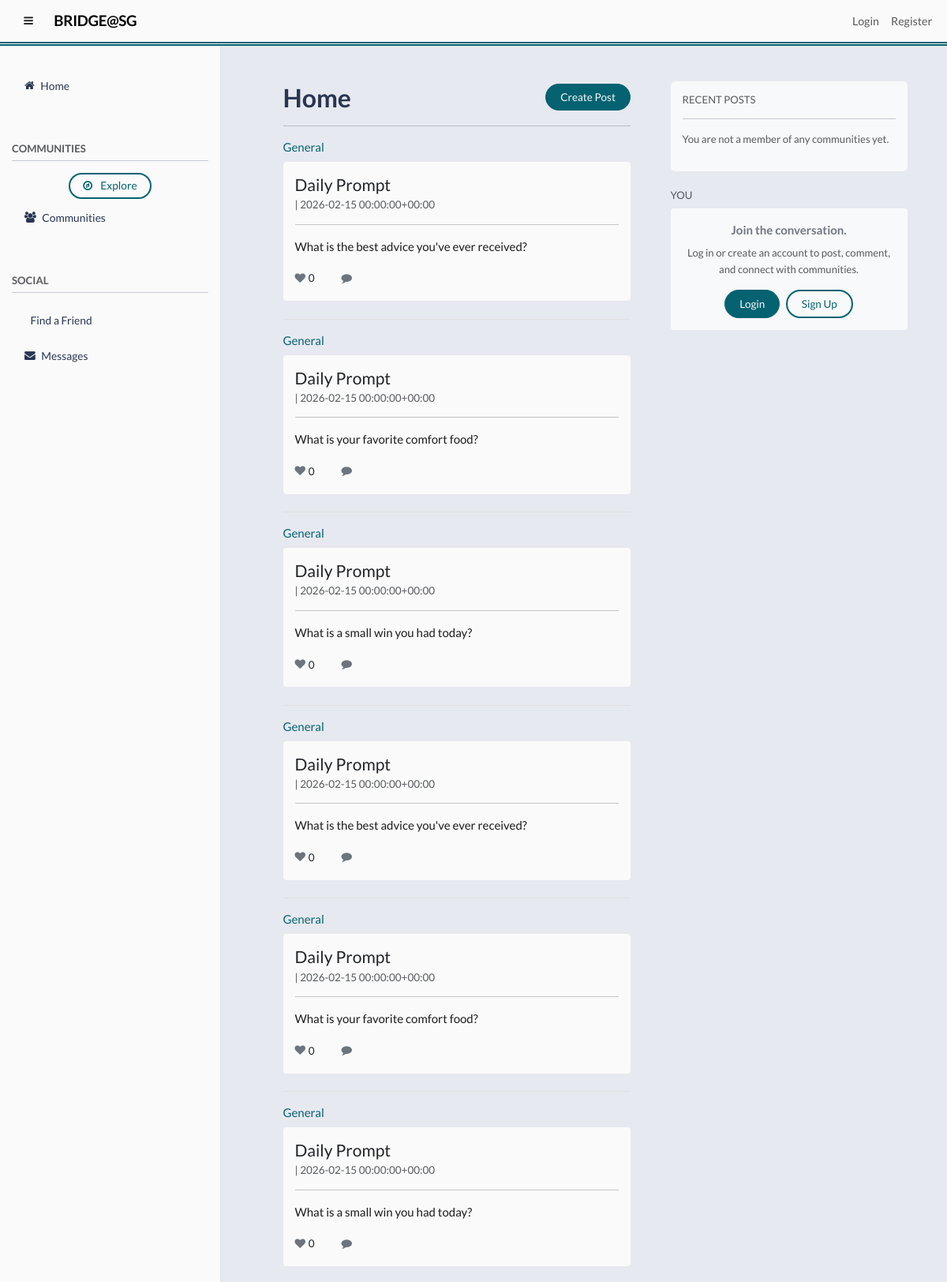
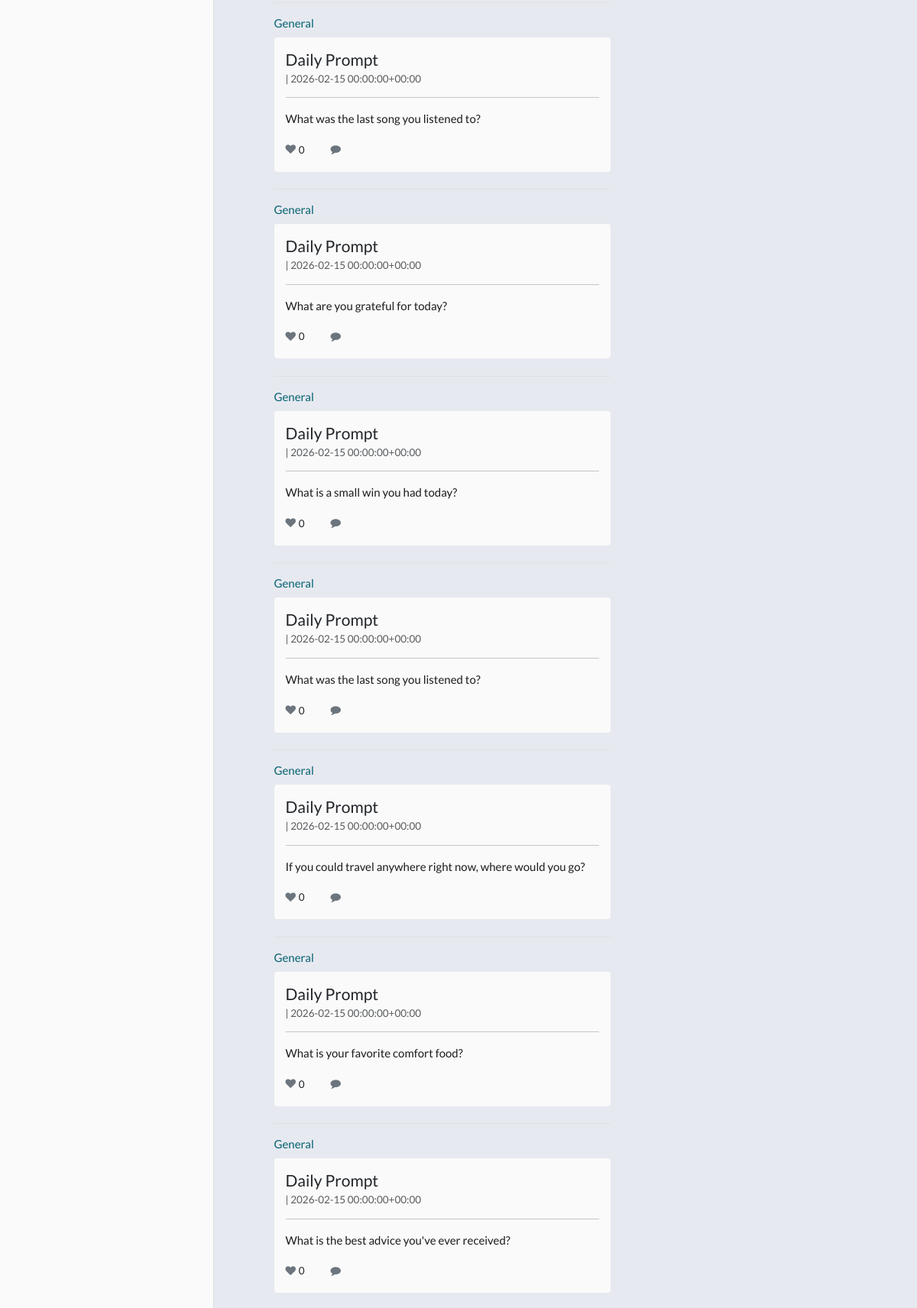
The page / (upper part) on the database its author committed (2 pictures, top to bottom).
### tables this page shows
CREATE TABLE posts (
            post_id INTEGER PRIMARY KEY AUTOINCREMENT,
            user_id INTEGER NOT NULL,
            community_id INTEGER NOT NULL,
            title TEXT NOT NULL,
            content TEXT,
            image_url TEXT,
            post_type TEXT DEFAULT 'general',
            created_at DATETIME DEFAULT CURRENT_TIMESTAMP,
            FOREIGN KEY(user_id) REFERENCES users(user_id) ON DELETE CASCADE,
            FOREIGN KEY(community_id) REFERENCES communities(community_id) ON DELETE CASCADE
        );

CREATE TABLE communities (
            community_id INTEGER PRIMARY KEY AUTOINCREMENT,
            name TEXT UNIQUE NOT NULL,
            description TEXT
        );

### main.py (the view, shortened to what this page needs)
@app.route('/')
def index():
    conn = get_db()
    user_id = session.get('user_id')
    current_user = None
    today_str = date.today().isoformat()
    existing_prompt = conn.execute("""
        SELECT 1 FROM posts
        WHERE post_type = 'daily_prompt'
        AND date(created_at) = ?
    """, (today_str,)).fetchone()
    posts = conn.execute("""
        SELECT
            posts.*,
            users.username,
            communities.name AS community_name,
            (SELECT COUNT(*) FROM post_likes WHERE post_id = posts.post_id) AS like_count,
            (SELECT 1 FROM post_likes WHERE post_id = posts.post_id AND user_id = ?) AS user_liked
            FROM posts
            JOIN users ON posts.user_id = users.user_id
            JOIN communities ON posts.community_id = communities.community_id
            WHERE
                (post_type = 'daily_prompt' AND date(posts.created_at) = date('now'))
                OR post_type != 'daily_prompt'
            ORDER BY
                CASE WHEN post_type = 'daily_prompt' THEN 1 ELSE 0 END DESC,
                posts.created_at DESC
    """, (user_id,)).fetchall()
    sidebar_data = get_home_sidebar_data(user_id, top_n_communities=3, recent_posts_limit=5)
    return render_template(
        'index.html',
        posts=posts,
        current_user=current_user,
        **sidebar_data
    )

### helpers.py (called while the page is built, shortened)
def connect_db():
    sql = sqlite3.connect(DATABASE)
    sql.row_factory = sqlite3.Row
    sql.execute("PRAGMA foreign_keys = ON")
    return sql

def get_db():
    if not hasattr(g, 'sqlite3_db'):
        g.sqlite3_db = connect_db()
    return g.sqlite3_db

def get_home_sidebar_data(user_id, top_n_communities=3, recent_posts_limit=5):
    if not user_id:
        return {"user_communities": []}

### main.py (called while the page is built, shortened)
@app.context_processor
def inject_user_profile_pic():
    return dict(current_user_profile_pic=url_for('static', filename='img.png'))

def mention_to_link(text):
    if not text:
        return ""
    mention_pattern = r'@(\w+)'
    def replace_with_link(match):
        clean_username = match.group(1)
        conn = get_db()
        user_exists = conn.execute(
            "SELECT 1 FROM users WHERE username = ?", (clean_username,)
        ).fetchone()
        if user_exists:
            link = url_for('userprofile', username=clean_username)
            return f'<a href="{link}" class="text-primary text-decoration-none fw-bold">@{clean_username}</a>'
        return f'@{clean_username}'
    return re.sub(mention_pattern, replace_with_link, text)

def timeago(value):
    if isinstance(value, str):
        try:
            value = datetime.strptime(value, "%Y-%m-%d %H:%M:%S")
        except ValueError:
            return value  # fallback if format is unexpected
    now = datetime.now(timezone.utc)
    if value.tzinfo is None:
        value = value.replace(tzinfo=timezone.utc)
    diff = now - value
    seconds = int(diff.total_seconds())
    intervals = (
        ("year", 31536000),
        ("month", 2592000),
        ("week", 604800),
        ("day", 86400),
        ("hour", 3600),
        ("minute", 60),
    )
    for name, count in intervals:
        amount = seconds // count
        if amount >= 1:
            return f"{amount} {name}{'s' if amount > 1 else ''} ago"
    return "Just now"

### templates/index.html (shortened to what this page needs)
{% extends 'base.html' %}
{% block body %}
<div class="container">
<div class="container">
  <div class="d-flex gap-4 align-items-start">
    <div id = "maincontent" class="flex-grow-1">
        <div class="forum-head d-flex align-items-center">
                        <h2 class="mb-0 mt-5" style = "font-size: xx-large">Home</h2>
                        <div class = "ms-auto d-flex mt-5">
                            <a href="{{ url_for('create_post')}}" class="btn btn-primary"> Create Post</a>
                        </div>
        </div>
        <hr>
        <div id="home-feed-container">
        {% for post in posts %}
        <div class="post-wrapper mb-4">
            <div class="mb-2">
                <a href="{{ url_for('community', community_id=post['community_id']) }}">
                    {{ post['community_name'] }}
                </a>
            </div>
            <div class="card post-card"
                 onclick="window.location='{{ url_for('openpost', post_id=post['post_id']) }}'">
                <div class="card-body position-relative">
                <h4 class="card-title pr-5">{{ post['title'] | mention | safe }}</h4>
                <h6 class="card-subtitle mb-2 text-muted">
                    | {{ post['created_at'] | timeago }}
                </h6>
                <hr>
                    <p class="card-text">
                        {{ post['content'] | mention | safe }}
                    </p>
                    <div class="post-footer">
                        <button type="button"
                                class="btn btn-link p-0 border-0 text-decoration-none d-flex align-items-center like-button"
                                data-post-id="{{ post['post_id'] }}"
                                onclick="event.stopPropagation(); toggleLike(this)">
                            <i class="fa fa-heart me-1
                            {% if post['user_liked'] %}
                                text-danger
                            {% else %}
                                text-secondary
                            {% endif %}"></i>
                            <span class="like-count text-dark">
                                {{ post['like_count'] or 0 }}
                            </span>
                        </button>
                        <span class="d-flex btn align-items-center comment-icon">
                            <i class="fa fa-comment me-1"></i>
                        </span>
                    </div>
                </div>
            </div>
        </div>
        {% else %}
            <p class="text-muted text-center py-5">
                No posts available yet. Be the first to post!
            </p>
        {% endfor %}
        </div>
    </div>
    <div style="width: 300px; flex-shrink: 0;" class = "d-md-none d-sm-none d-xl-block">
        {% include 'home_sidebar.html' %}
    </div>
  </div>
</div>
{% endblock %}

### static/main.css (style rules this page uses)
:root { --navbar-height: 70px; --sidebar-width: 280px; --transition-speed: 0.25s; --color-darkest: #1B1B1E; --color-dark: #293552; --color-accent: #046271; --color-light: #bfc8d1; --color-lighter: #e7e9f0; --color-bg: var(--color-lighter); --color-surface: #fafafa; --color-surface-alt: var(--color-light); --color-border: var(--color-accent); --color-text: var(--color-dark); --color-muted: rgba(55,63,81,0.7); --color-primary: var(--color-accent); --color-primary-hover: var(--color-dark); --color-success: var(--color-accent); --color-warning: var(--color-light); --color-danger: var(--color-darkest); --color-like: #9a1616; --font-main: "Lato", system-ui, -apple-system, BlinkMacSystemFont, "Segoe UI", sans-serif; --radius-sm: 4px; --radius-md: 4px; --radius-lg: 4px; --shadow-sm: 0px rgba(0, 0, 0, 0.04); --shadow-md: 0px rgba(0, 0, 0, 0.07); --shadow-lg: 0px rgba(0, 0, 0, 0.12); }
html, body { height: 100%; margin: 0; font-family: var(--font-main); background: var(--color-bg); color: var(--color-text); font-size: 15px; overflow: hidden; }
h2 { font-size: 1.4rem; font-weight: 600; }
p { color: var(--color-muted); line-height: 1.6; }
a { color: var(--color-primary); text-decoration: none; transition: 0.2s ease; }
#maincontent { flex: 1; height: calc(100vh - var(--navbar-height)); overflow-y: auto; padding: 0 28px 0 28px; display: flex; flex-direction: column; animation: pageFadeIn 0.4s ease-out; }
.content-card, .card { background: var(--color-surface); transition: 0.2s ease; box-shadow: none !important; border: none ; border-radius: var(--radius-sm); }
.btn { font-size: 0.9rem; font-weight: 500; padding: 6px 18px; border-radius: 999px; transition: all 0.2s ease; box-shadow: none !important; }
.btn-primary { background: var(--color-primary) !important; border: 1px solid var(--color-primary) !important; color: var(--color-surface) !important; }
.btn:has(i) { border-radius: var(--radius-sm); }
h1, h2, h3, h4, h5, h6 { font-family: var(--font-main); color: var(--color-dark); margin: 0; line-height: 1.3; }
h2 { font-size: 1.8rem; font-weight: 600; }
h4 { font-size: 1.4rem; font-weight: 500; }
h6 { font-size: 0.9rem; font-weight: 500; }
h1, h2, h3 { color: var(--color-dark); }
h4, h5, h6 { color: var(--color-muted); }
.card-text { color: rgb(28, 28, 28); }

### templates/index.html (style rules this page uses)
.post-wrapper + .post-wrapper { border-top: 1px solid #e0e0e0; padding-top: 1rem; }
.comment-icon { font-size: 0.9rem; color: #6c757d; margin-right: 0.25rem; }
.post-footer { margin-top: 0.75rem; display: flex; align-items: center; gap: 1rem; }

### rows shown on the page
posts: community_name "General", title|mention "Daily Prompt", created_at "2026-02-15 00:00:00+00:00", content|mention "What is the best advice you've ever received?", post "0"
posts: community_name "General", title|mention "Daily Prompt", created_at "2026-02-15 00:00:00+00:00", content|mention "What is your favorite comfort food?", post "0"
posts: community_name "General", title|mention "Daily Prompt", created_at "2026-02-15 00:00:00+00:00", content|mention "What is a small win you had today?", post "0"
posts: community_name "General", title|mention "Daily Prompt", created_at "2026-02-15 00:00:00+00:00", content|mention "What is the best advice you've ever received?", post "0"
posts: community_name "General", title|mention "Daily Prompt", created_at "2026-02-15 00:00:00+00:00", content|mention "What is your favorite comfort food?", post "0"
posts: community_name "General", title|mention "Daily Prompt", created_at "2026-02-15 00:00:00+00:00", content|mention "What is a small win you had today?", post "0"
posts: community_name "General", title|mention "Daily Prompt", created_at "2026-02-15 00:00:00+00:00", content|mention "What was the last song you listened to?", post "0"
posts: community_name "General", title|mention "Daily Prompt", created_at "2026-02-15 00:00:00+00:00", content|mention "What are you grateful for today?", post "0"
posts: community_name "General", title|mention "Daily Prompt", created_at "2026-02-15 00:00:00+00:00", content|mention "What is a small win you had today?", post "0"
posts: community_name "General", title|mention "Daily Prompt", created_at "2026-02-15 00:00:00+00:00", content|mention "What was the last song you listened to?", post "0"
posts: community_name "General", title|mention "Daily Prompt", created_at "2026-02-15 00:00:00+00:00", content|mention "If you could travel anywhere right now, where would you go?", post "0"
posts: community_name "General", title|mention "Daily Prompt", created_at "2026-02-15 00:00:00+00:00", content|mention "What is your favorite comfort food?", post "0"
posts: community_name "General", title|mention "Daily Prompt", created_at "2026-02-15 00:00:00+00:00", content|mention "What is the best advice you've ever received?", post "0"
